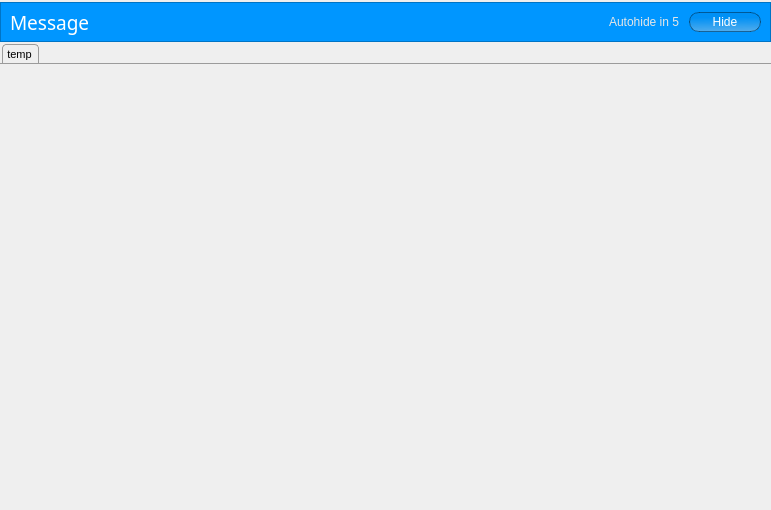
<?xml version="1.0" encoding="UTF-8"?>
<ui version="4.0">
 <class>Form</class>
 <widget class="QWidget" name="Form">
  <property name="geometry">
   <rect>
    <x>0</x>
    <y>0</y>
    <width>771</width>
    <height>510</height>
   </rect>
  </property>
  <property name="windowTitle">
   <string>Login Controller</string>
  </property>
  <layout class="QVBoxLayout" name="verticalLayout_2">
   <property name="margin">
    <number>0</number>
   </property>
   <item>
    <layout class="QVBoxLayout" name="verticalLayout">
     <property name="spacing">
      <number>2</number>
     </property>
     <property name="topMargin">
      <number>2</number>
     </property>
     <item>
      <widget class="QFrame" name="messageFrame">
       <property name="minimumSize">
        <size>
         <width>0</width>
         <height>40</height>
        </size>
       </property>
       <property name="styleSheet">
        <string>background-color: rgb(0, 150, 255);</string>
       </property>
       <property name="frameShape">
        <enum>QFrame::StyledPanel</enum>
       </property>
       <property name="frameShadow">
        <enum>QFrame::Raised</enum>
       </property>
       <layout class="QHBoxLayout" name="horizontalLayout_2">
        <property name="margin">
         <number>0</number>
        </property>
        <item>
         <layout class="QHBoxLayout" name="horizontalLayout">
          <property name="spacing">
           <number>10</number>
          </property>
          <property name="leftMargin">
           <number>9</number>
          </property>
          <property name="rightMargin">
           <number>9</number>
          </property>
          <item>
           <widget class="QLabel" name="messageLabel">
            <property name="font">
             <font>
              <family>Estrangelo Edessa</family>
              <pointsize>14</pointsize>
             </font>
            </property>
            <property name="styleSheet">
             <string>QLabel#messageLabel {
	color: rgb(255, 255, 255);
}</string>
            </property>
            <property name="text">
             <string>Message</string>
            </property>
           </widget>
          </item>
          <item>
           <spacer name="horizontalSpacer">
            <property name="orientation">
             <enum>Qt::Horizontal</enum>
            </property>
            <property name="sizeHint" stdset="0">
             <size>
              <width>40</width>
              <height>20</height>
             </size>
            </property>
           </spacer>
          </item>
          <item>
           <widget class="QLabel" name="autohideLabel">
            <property name="styleSheet">
             <string>color: rgb(230,230,230);</string>
            </property>
            <property name="text">
             <string>Autohide in 5</string>
            </property>
           </widget>
          </item>
          <item>
           <widget class="QPushButton" name="hideButton">
            <property name="styleSheet">
             <string>/* QPUSHBUTTON */

QPushButton {
	color: rgb(255, 255, 255);
	min-width: 60px;
	font-size: 12px;
	border: 1px solid black;
	border-color: rgba(0, 0, 0, 100);
	border-radius: 10px;
	padding: 2px 5px;
	background-color: qlineargradient(spread:pad, x1:0.488636, y1:0.273, x2:0.511, y2:1, stop:0 rgba(0, 0, 0, 10), stop:1 rgba(207, 207, 207, 100));
}

QPushButton:hover {
	background-color: qlineargradient(spread:pad, x1:0.488636, y1:0.273, x2:0.511, y2:1, stop:0 rgba(207, 207, 207, 150), stop:1 rgba(0, 0, 0, 35));
}</string>
            </property>
            <property name="text">
             <string>Hide</string>
            </property>
           </widget>
          </item>
         </layout>
        </item>
       </layout>
      </widget>
     </item>
     <item>
      <widget class="QTabWidget" name="tabWidget">
       <property name="styleSheet">
        <string notr="true"> QTabWidget::pane { /* The tab widget frame */
    border: 0px; 
	border-top: 1px solid #9B9B9B;
 }

 QTabWidget::tab-bar {
     left: 2px;  /* move to the right by 5px */
 }

 /* Style the tab using the tab sub-control. Note that
     it reads QTabBar _not_ QTabWidget */
 QTabBar::tab {
     background: qlineargradient(x1: 0, y1: 0, x2: 0, y2: 1,
                                 stop: 0 #E1E1E1, stop: 0.4 #DDDDDD,
                                 stop: 0.5 #D8D8D8, stop: 1.0 #D3D3D3);
     border: 1px solid #9B9B9B;
     border-top-left-radius: 4px;
     border-top-right-radius: 4px;
     min-width: 12ex;
     padding: 2px;
     padding-right: 5px;
     padding-left: 3px;
	 font: 11px;
 }

 QTabBar::tab:selected, QTabBar::tab:hover {
     background: qlineargradient(x1: 0, y1: 0, x2: 0, y2: 1,
                                 stop: 0 #fafafa, stop: 0.4 #f4f4f4,
                                 stop: 0.5 #e7e7e7, stop: 1.0 #fafafa);
 }

 QTabBar::tab:selected {
     border-color: #9B9B9B;
     border-bottom-color: rgba(0,0,0,0); /* same as pane color */
	 border-bottom: 0px;
 }

 QTabBar::tab:!selected {
     margin-top: 3px; /* make non-selected tabs look smaller */
 }

 /* make use of negative margins for overlapping tabs */
 QTabBar::tab:selected {
     /* expand/overlap to the left and right by 4px */
     margin-left: -2px;
     margin-right: -2px;
 }

 QTabBar::tab:first:selected {
     margin-left: 0; /* the first selected tab has nothing to overlap with on the left */
 }

 QTabBar::tab:last:selected {
     margin-right: 0; /* the last selected tab has nothing to overlap with on the right */
 }

 QTabBar::tab:only-one {
     margin: 0; /* if there is only one tab, we don't want overlapping margins */
 }</string>
       </property>
       <property name="currentIndex">
        <number>0</number>
       </property>
       <widget class="QWidget" name="Login">
        <attribute name="title">
         <string>temp</string>
        </attribute>
       </widget>
      </widget>
     </item>
    </layout>
   </item>
  </layout>
 </widget>
 <resources/>
 <connections/>
</ui>
